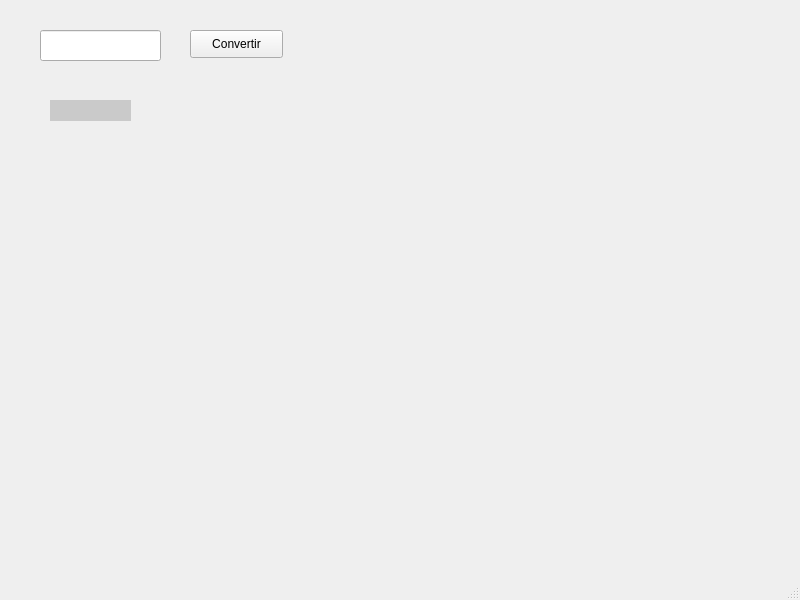
<?xml version="1.0" encoding="UTF-8"?>
<ui version="4.0">
 <class>MainWindow</class>
 <widget class="QMainWindow" name="MainWindow">
  <property name="geometry">
   <rect>
    <x>0</x>
    <y>0</y>
    <width>800</width>
    <height>600</height>
   </rect>
  </property>
  <property name="windowTitle">
   <string>MainWindow</string>
  </property>
  <widget class="QWidget" name="centralwidget">
   <widget class="QLineEdit" name="inputPesos">
    <property name="geometry">
     <rect>
      <x>40</x>
      <y>30</y>
      <width>121</width>
      <height>31</height>
     </rect>
    </property>
   </widget>
   <widget class="QPushButton" name="btnConvertir">
    <property name="geometry">
     <rect>
      <x>190</x>
      <y>30</y>
      <width>93</width>
      <height>28</height>
     </rect>
    </property>
    <property name="text">
     <string>Convertir</string>
    </property>
   </widget>
   <widget class="QLabel" name="labelResultado">
    <property name="geometry">
     <rect>
      <x>50</x>
      <y>100</y>
      <width>81</width>
      <height>21</height>
     </rect>
    </property>
    <property name="styleSheet">
     <string notr="true">background-color: rgb(202, 202, 202);</string>
    </property>
    <property name="text">
     <string/>
    </property>
   </widget>
  </widget>
  <widget class="QMenuBar" name="menubar">
   <property name="geometry">
    <rect>
     <x>0</x>
     <y>0</y>
     <width>800</width>
     <height>26</height>
    </rect>
   </property>
  </widget>
  <widget class="QStatusBar" name="statusbar"/>
 </widget>
 <resources/>
 <connections/>
</ui>
